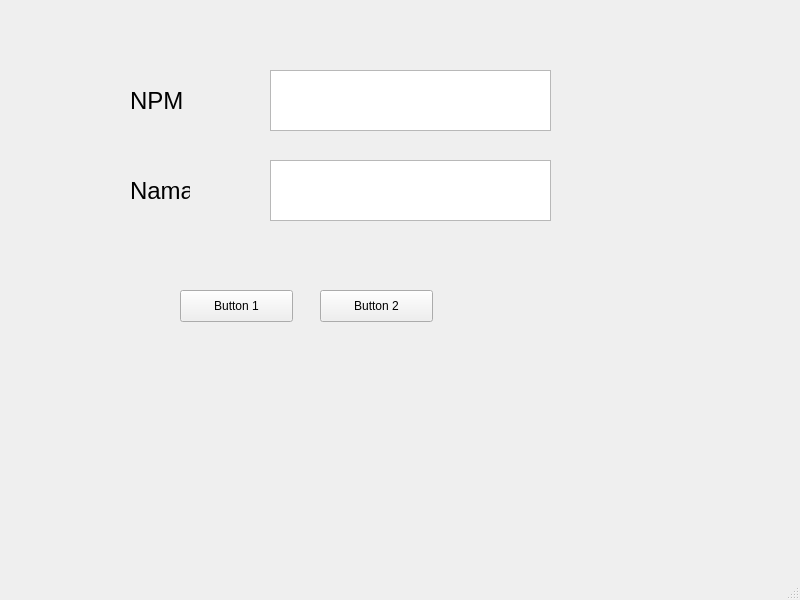
<?xml version="1.0" encoding="UTF-8"?>
<ui version="4.0">
 <class>MainWindow</class>
 <widget class="QMainWindow" name="MainWindow">
  <property name="geometry">
   <rect>
    <x>0</x>
    <y>0</y>
    <width>800</width>
    <height>600</height>
   </rect>
  </property>
  <property name="windowTitle">
   <string>MainWindow</string>
  </property>
  <widget class="QWidget" name="centralwidget">
   <widget class="QTextEdit" name="textEdit">
    <property name="geometry">
     <rect>
      <x>270</x>
      <y>70</y>
      <width>281</width>
      <height>61</height>
     </rect>
    </property>
   </widget>
   <widget class="QLabel" name="label">
    <property name="geometry">
     <rect>
      <x>130</x>
      <y>80</y>
      <width>60</width>
      <height>41</height>
     </rect>
    </property>
    <property name="font">
     <font>
      <pointsize>18</pointsize>
     </font>
    </property>
    <property name="text">
     <string>NPM</string>
    </property>
   </widget>
   <widget class="QTextEdit" name="textEdit_2">
    <property name="geometry">
     <rect>
      <x>270</x>
      <y>160</y>
      <width>281</width>
      <height>61</height>
     </rect>
    </property>
    <property name="font">
     <font>
      <pointsize>18</pointsize>
     </font>
    </property>
   </widget>
   <widget class="QLabel" name="label_2">
    <property name="geometry">
     <rect>
      <x>130</x>
      <y>170</y>
      <width>60</width>
      <height>41</height>
     </rect>
    </property>
    <property name="font">
     <font>
      <pointsize>18</pointsize>
     </font>
    </property>
    <property name="text">
     <string>Nama</string>
    </property>
   </widget>
   <widget class="QPushButton" name="pushButton">
    <property name="geometry">
     <rect>
      <x>180</x>
      <y>290</y>
      <width>113</width>
      <height>32</height>
     </rect>
    </property>
    <property name="text">
     <string>Button 1</string>
    </property>
   </widget>
   <widget class="QPushButton" name="pushButton_2">
    <property name="geometry">
     <rect>
      <x>320</x>
      <y>290</y>
      <width>113</width>
      <height>32</height>
     </rect>
    </property>
    <property name="text">
     <string>Button 2</string>
    </property>
   </widget>
  </widget>
  <widget class="QMenuBar" name="menubar">
   <property name="geometry">
    <rect>
     <x>0</x>
     <y>0</y>
     <width>800</width>
     <height>24</height>
    </rect>
   </property>
  </widget>
  <widget class="QStatusBar" name="statusbar"/>
 </widget>
 <resources/>
 <connections/>
</ui>
